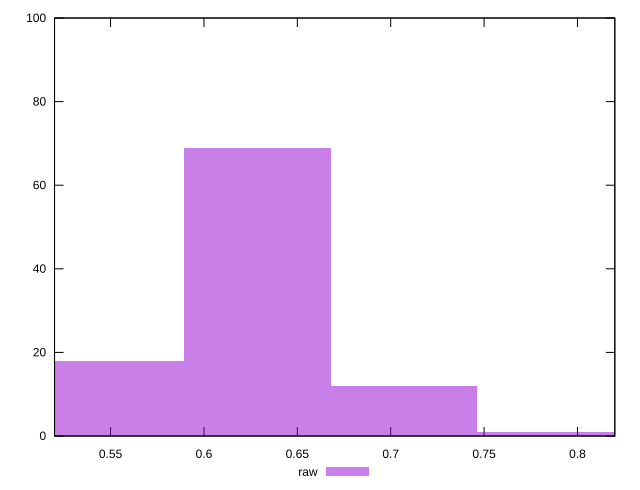

Generate this figure with gnuplot:
reset

$raw <<EOF
0.5499625880856812 18
0.7070947561101616 12
0.6285286720979214 69
0.7856608401224018 1
EOF

set key outside below
set boxwidth 0.07856608401224018
set xrange [0.52:0.82]
set yrange [0:100]
set trange [0:100]
set style fill transparent solid 0.5 noborder
set terminal svg size 640, 490 enhanced background rgb 'white'
set output "report/report_00029_2021-02-24T13-36-40.390Z/meta/score/samples/music/raw/histogram.svg"

plot $raw title "raw" with boxes

reset
